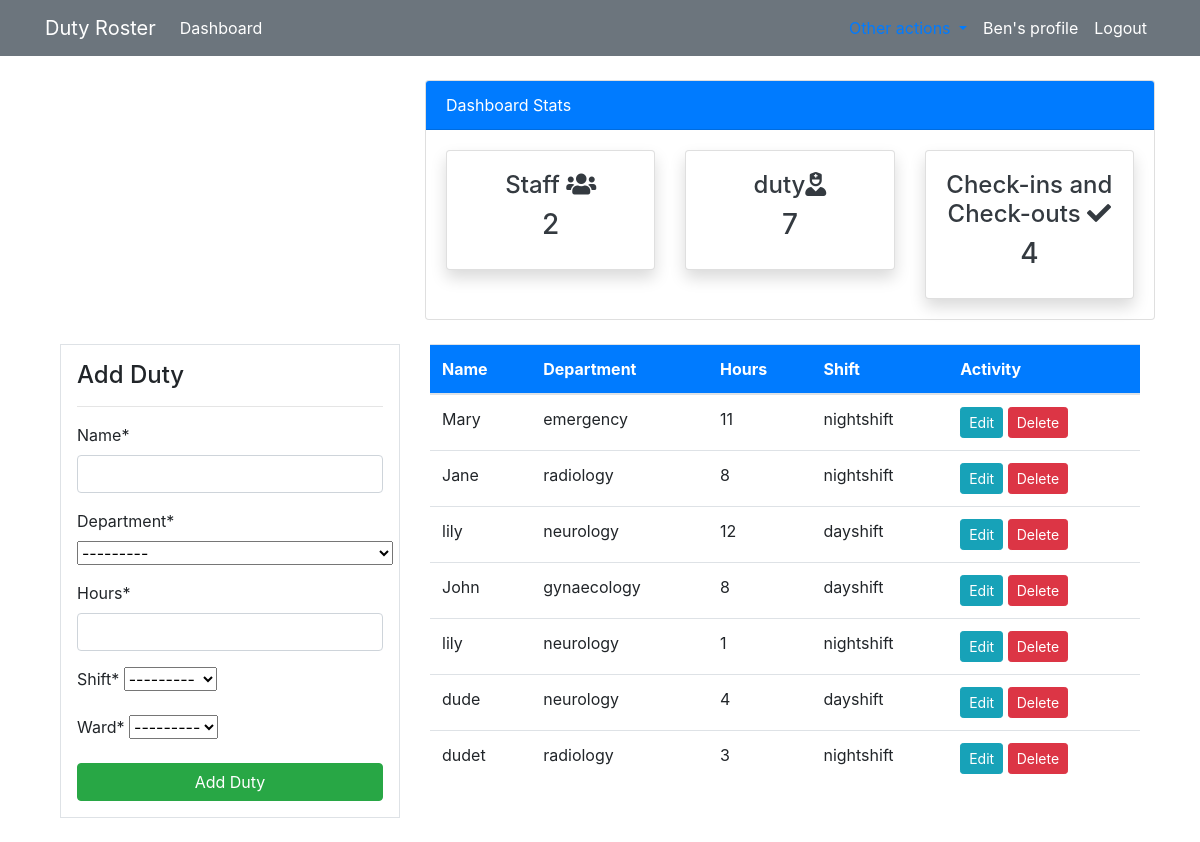
The page /duty/ (signed in) on the database as committed earlier.
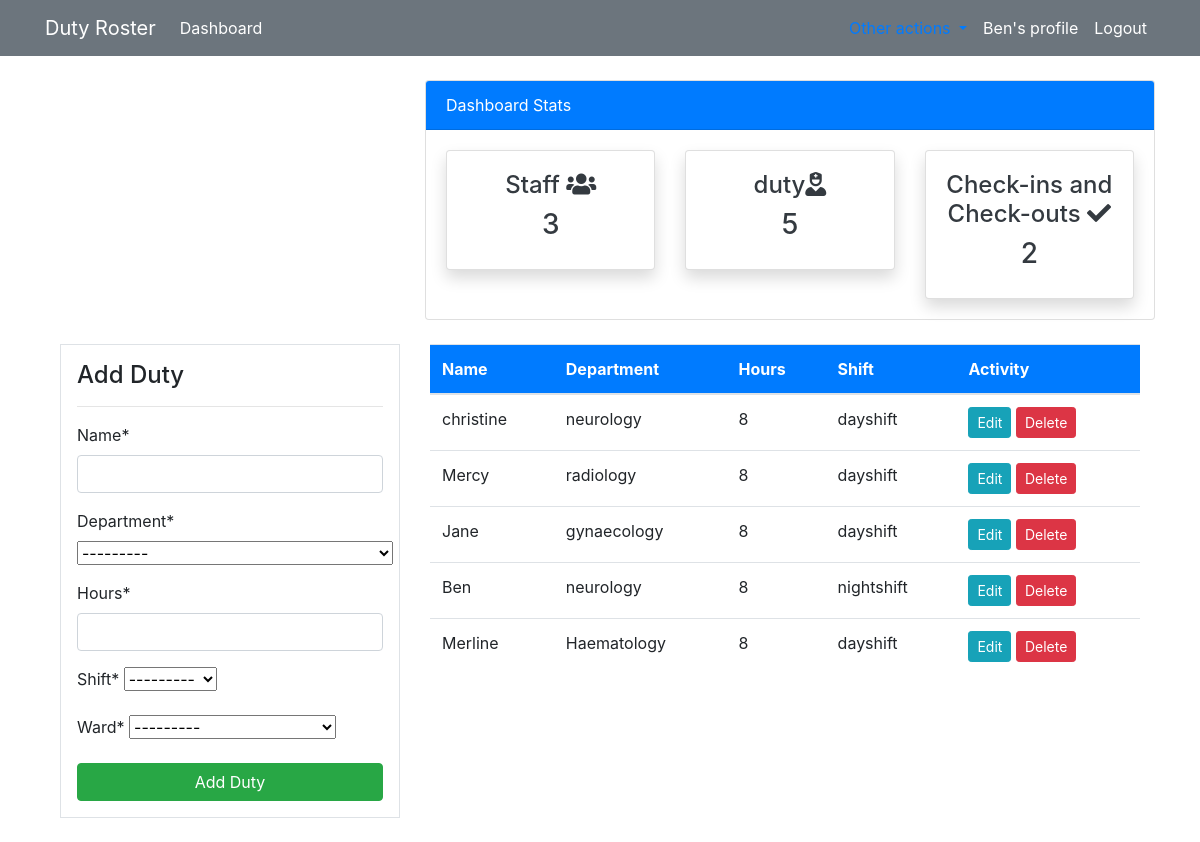
The same page on the database as committed later.
### roster/models.py (models this page shows, shortened)
class Duty(models.Model):
    name = models.CharField(max_length=30)
    department = models.CharField(max_length=50, choices=DEPARTMENT)
    hours = models.PositiveBigIntegerField()
    shift = models.CharField(max_length=30, choices=SHIFTS)
    ward = models.ForeignKey(Ward, on_delete=models.CASCADE, null=True)
    class Meta:
        verbose_name_plural = 'Duty'

class Ward(models.Model):
    name = models.CharField(max_length=40)
    floor = models.PositiveBigIntegerField()
    department = models.CharField(max_length=40, choices=DEPARTMENT)
    building = models.CharField(max_length=30, null=True,blank=True)
    class Meta:
        verbose_name_plural = 'Ward'
    def __str__(self):
        return f'{self.name} {self.department}'

### roster/views.py (the view)
# urls.py: path('duty/',views.duty, name='dashboard-duty'),
@login_required(login_url='user-login')
def duty(request):
    items = Duty.objects.all()
    duty_count = items.count()
    workers_count = User.objects.all().count()
    orders_count = Order.objects.all().count()
    if request.method=="POST":
        form= DutyForm(request.POST)
        if form.is_valid():
            form.save()
            duty_name = form.cleaned_data.get('name')#gets the name from the form so and stores in variable duty_name
            messages.success(request, f'Duty for {duty_name} has been added')
            return redirect('dashboard-duty')
    else:
        form = DutyForm()
    context={
        'items':items,
        'form':form,
        'duty_count':duty_count,
        'workers_count':workers_count,
        'orders_count':orders_count,
    }
    return render(request, 'dashboard/duty.html', context)

### roster/forms.py
class DutyForm(forms.ModelForm):
    class Meta:
        model = Duty
        fields=['name','department','hours','shift','ward']

### templates/dashboard/duty.html (shortened to what this page needs)
{% extends "partials/base.html" %}
  {% load crispy_forms_tags %}
  {% block content%}
  {% include 'partials/topnav.html' %}
   <div class="container">
    <div class="row my-4">
        <div class="col-md-4">
            <div class="border bg-white p-3">
                <h4>Add Duty</h4>
                <hr>
                <form method="POST">
                    {{ form|crispy}}
                    <input class="btn btn-success btn-block" type="submit" value="Add Duty">
                </form>
            </div>
        </div>
        <div class="col-md-8">
            <table class="table bg-white">
                <thead class="bg-primary">
                    <tr class="text-white">
                        <th scope="col">Name</th>
                        <th scope="col">Department</th>
                        <th scope="col">Hours</th>
                        <th scope="col">Shift</th>
                        <th scope="col">Activity</th>
                    </tr>
                </thead>
                <tbody>
                    {% for item in items %}
                    <tr>
                        <td>{{ item.name}}</td>
                        <td>{{ item.department}}</td>
                        <td>{{ item.hours }}</td>
                        <td>{{ item.shift }}</td>
                        <td>
                            <a class="btn btn-info btn-sm" href="{% url 'dashboard-duty-update' item.id %}">Edit</a>
                            <a class="btn btn-danger btn-sm" href="{% url 'dashboard-duty-delete' item.id %}">Delete</a>
                        </td>
                    </tr>
                    {% endfor %}
                </tbody>
            </table>
        </div>
    </div>
</div>
{% endblock %}

Rows that differ between the two databases and show on the page:
removed Duty: name "lily", department "neurology", hours "12", shift "dayshift"
removed Duty: name "dude", department "neurology", hours "4", shift "dayshift"
removed Duty: name "dudet", department "radiology", hours "3", shift "nightshift"
added Ward: department "---------"
added Duty: name "christine", department "neurology", hours "8", shift "dayshift"
changed Duty: name "Mary" → "Mercy"; department "emergency" → "radiology"; hours "11" → "8"; shift "nightshift" → "dayshift"
changed Duty "Jane": department "radiology" → "gynaecology"; shift "nightshift" → "dayshift"
changed Duty: name "John" → "Ben"; department "gynaecology" → "neurology"; shift "dayshift" → "nightshift"
changed Duty: name "lily" → "Merline"; department "neurology" → "Haematology"; hours "1" → "8"; shift "nightshift" → "dayshift"
Other text that changed with them:
{{ workers_count }}: "2" → "3"
{{ duty_count }}: "7" → "5"
{{ orders_count }}: "4" → "2"
form field department: "---------" → (not shown)
